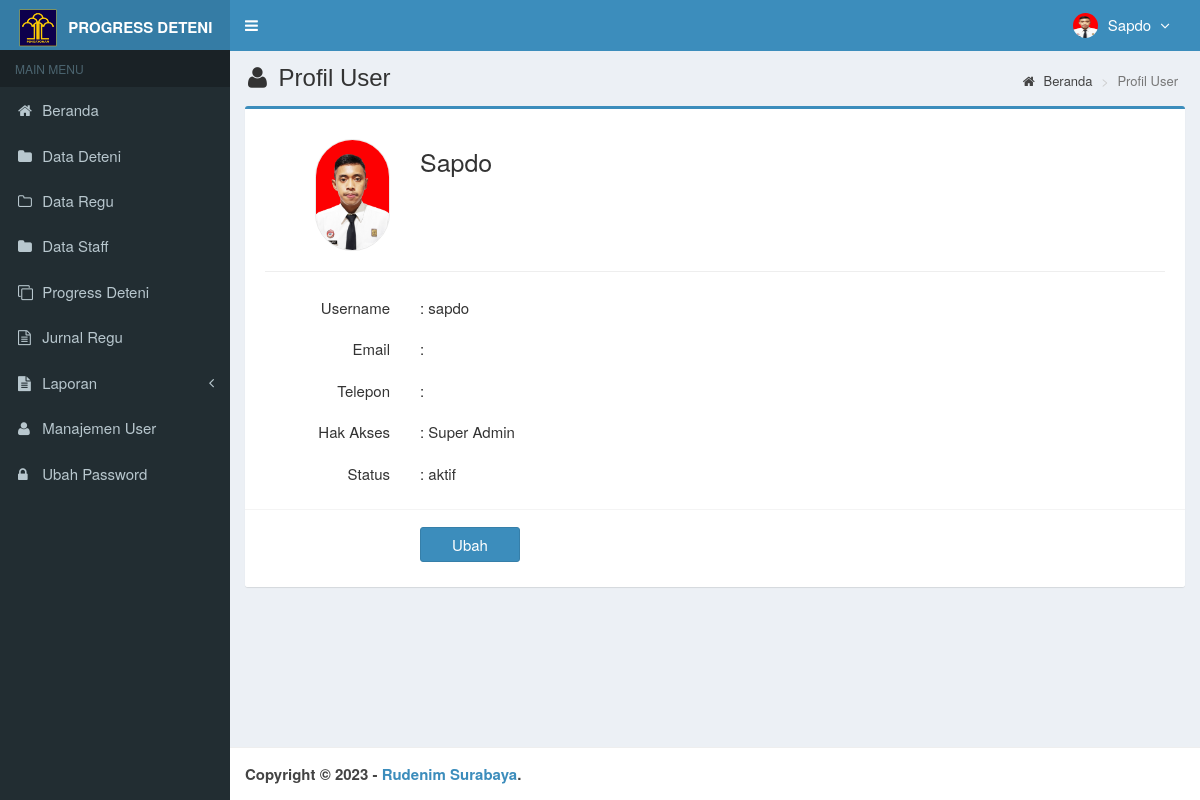
Page /main.php?module=profil (signed in) on the committed database.
### tables this page shows
CREATE TABLE `is_users` (
  `id_user` int(3) NOT NULL,
  `username` varchar(50) NOT NULL,
  `nama_user` varchar(50) NOT NULL,
  `password` varchar(50) NOT NULL,
  `email` varchar(50) DEFAULT NULL,
  `telepon` varchar(13) DEFAULT NULL,
  `foto` varchar(100) DEFAULT NULL,
  `hak_akses` enum('Super Admin','Kepala','Staff') NOT NULL,
  `status` enum('aktif','blokir') NOT NULL DEFAULT 'aktif',
  `created_at` timestamp NOT NULL DEFAULT current_timestamp(),
  `updated_at` timestamp NOT NULL DEFAULT current_timestamp() ON UPDATE current_timestamp()
);

### modules/profil/view.php (the view, shortened to what this page needs)
<?php
if (isset($_SESSION['id_user'])) {
  $query = mysqli_query($mysqli, "SELECT * FROM is_users WHERE id_user='$_SESSION[id_user]'")
                                  or die('Ada kesalahan pada query tampil data user : '.mysqli_error($mysqli));
  $data  = mysqli_fetch_assoc($query);
}
?>
<section class="content-header">
  <h1>
    <i class="fa fa-user icon-title"></i> Profil User
  </h1>
  <ol class="breadcrumb">
    <li><a href="?module=beranda"><i class="fa fa-home"></i> Beranda</a></li>
    <li class="active">Profil User</li>
  </ol>
</section>
<section class="content">
  <div class="row">
    <div class="col-md-12">
      <div class="box box-primary">
        <form role="form" class="form-horizontal" method="POST" action="?module=form_profil" enctype="multipart/form-data">
          <div class="box-body">
            <div class="form-group">
              <label class="col-sm-2 control-label">
              <?php
              if ($data['foto']=="") { ?>
                <img style="border:1px solid #eaeaea;border-radius:50px;" src="images/user/user-default.png" width="75">
              <?php
              }
              else { ?>
                <img style="border:1px solid #eaeaea;border-radius:50px;" src="images/user/<?php echo $data['foto']; ?>" width="75">
              <?php
              }
              ?>
              </label>
              <label style="font-size:25px;margin-top:10px;" class="col-sm-8"><?php echo $data['nama_user']; ?></label>
            </div>
            <hr>
            <div class="form-group">
              <label class="col-sm-2 control-label">Username</label>
              <label style="text-align:left" class="col-sm-8 control-label">: <?php echo $data['username']; ?></label>
            </div>
            <div class="form-group">
              <label class="col-sm-2 control-label">Email</label>
              <label style="text-align:left" class="col-sm-8 control-label">: <?php echo $data['email']; ?></label>
            </div>
            <div class="form-group">
              <label class="col-sm-2 control-label">Telepon</label>
              <label style="text-align:left" class="col-sm-8 control-label">: <?php echo $data['telepon']; ?></label>
            </div>
            <div class="form-group">
              <label class="col-sm-2 control-label">Hak Akses</label>
              <label style="text-align:left" class="col-sm-8 control-label">: <?php echo $data['hak_akses']; ?></label>
            </div>
            <div class="form-group">
              <label class="col-sm-2 control-label">Status</label>
              <label style="text-align:left" class="col-sm-8 control-label">: <?php echo $data['status']; ?></label>
            </div>
          </div>
          <div class="box-footer">
            <div class="form-group">
              <div class="col-sm-offset-2 col-sm-10">
                <input type="submit" class="btn btn-primary btn-submit" name="ubah" value="Ubah">
              </div>
            </div>
          </div>
        </form>
      </div>
    </div>
  </div>
</section><!-- /.content

### top-menu.php (shortened to what this page needs)
<?php
require_once "config/database.php";
$query = mysqli_query($mysqli, "SELECT id_user, nama_user, foto, hak_akses FROM is_users WHERE id_user='$_SESSION[id_user]'")
  or die('Ada kesalahan pada query tampil Manajemen User: ' . mysqli_error($mysqli));
$data = mysqli_fetch_assoc($query);
?>
<li class="dropdown user user-menu">
  <a href="#" class="dropdown-toggle" data-toggle="dropdown">
    <?php
    if ($data['foto'] == "") { ?>
      <img src="images/user/user-default.png" class="user-image" alt="User Image" />
    <?php
    } else { ?>
      <img src="images/user/<?php echo $data['foto']; ?>" class="user-image" alt="User Image" />
    <?php
    }
    ?>
    <span class="hidden-xs"><?php echo $data['nama_user']; ?> <i style="margin-left:5px" class="fa fa-angle-down"></i></span>
  </a>
</li>

### assets/css/style.css (style rules this page uses)
.form-horizontal .control-label { margin-bottom: 0; padding-top: 5px; text-align: right; }
label { display: inline-block; font-size: 15px; font-weight: 400; margin-bottom: 5px; max-width: 100%; }
.content-header { padding: 15px 18px 0; position: relative; }
.content-header > .breadcrumb { background: transparent none repeat scroll 0 0; border-radius: 2px; float: right; font-size: 13px; margin-bottom: 0; margin-top: 0; padding: 7px 12px; position: absolute; right: 10px; top: 15px; }
.btn-submit { width: 100px; margin-top: 7px; margin-right: 10px; font-size: 15px; }
.icon-title { margin-right: 5px; }
body { background-color: #fff; color: #333; font-size: 15px; line-height: 1.42857; }

### rows in the picture
is_users: foto (picture), nama_user "Sapdo", username "sapdo", hak_akses "Super Admin", status "aktif"
